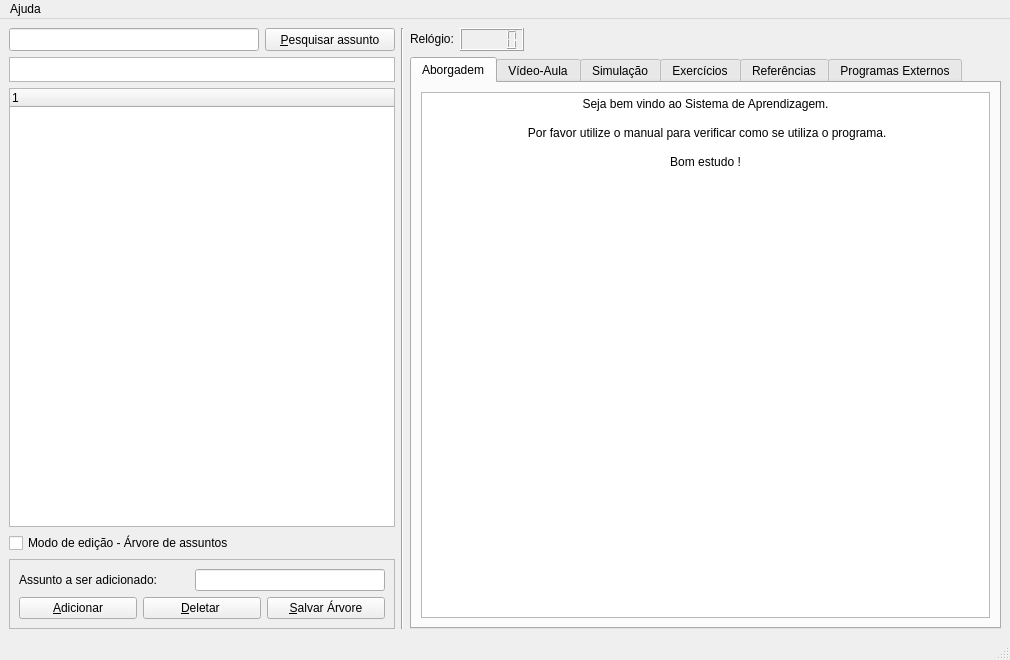
<?xml version="1.0" encoding="UTF-8"?>
<ui version="4.0">
 <class>MainWindow</class>
 <widget class="QMainWindow" name="MainWindow">
  <property name="windowModality">
   <enum>Qt::NonModal</enum>
  </property>
  <property name="geometry">
   <rect>
    <x>0</x>
    <y>0</y>
    <width>1010</width>
    <height>660</height>
   </rect>
  </property>
  <property name="minimumSize">
   <size>
    <width>400</width>
    <height>400</height>
   </size>
  </property>
  <property name="font">
   <font>
    <weight>50</weight>
    <italic>false</italic>
    <bold>false</bold>
    <underline>false</underline>
    <strikeout>false</strikeout>
    <stylestrategy>PreferAntialias</stylestrategy>
   </font>
  </property>
  <property name="cursor">
   <cursorShape>ArrowCursor</cursorShape>
  </property>
  <property name="windowTitle">
   <string>SATEC - Sistema de Aprendizagem - GNU Radio</string>
  </property>
  <property name="windowIcon">
   <iconset>
    <normaloff>../Icone.png</normaloff>../Icone.png</iconset>
  </property>
  <property name="toolButtonStyle">
   <enum>Qt::ToolButtonIconOnly</enum>
  </property>
  <property name="documentMode">
   <bool>false</bool>
  </property>
  <property name="dockOptions">
   <set>QMainWindow::AllowTabbedDocks|QMainWindow::AnimatedDocks</set>
  </property>
  <property name="unifiedTitleAndToolBarOnMac">
   <bool>false</bool>
  </property>
  <widget class="QWidget" name="centralwidget">
   <layout class="QGridLayout" name="gridLayout_3">
    <item row="0" column="0">
     <widget class="QLineEdit" name="lineSearch">
      <property name="sizePolicy">
       <sizepolicy hsizetype="Expanding" vsizetype="Minimum">
        <horstretch>0</horstretch>
        <verstretch>0</verstretch>
       </sizepolicy>
      </property>
      <property name="maximumSize">
       <size>
        <width>250</width>
        <height>16777215</height>
       </size>
      </property>
     </widget>
    </item>
    <item row="0" column="1">
     <widget class="QPushButton" name="buttonPesquisar">
      <property name="maximumSize">
       <size>
        <width>180</width>
        <height>27</height>
       </size>
      </property>
      <property name="text">
       <string>&amp;Pesquisar assunto</string>
      </property>
     </widget>
    </item>
    <item row="0" column="2" rowspan="5">
     <widget class="Line" name="line">
      <property name="orientation">
       <enum>Qt::Vertical</enum>
      </property>
     </widget>
    </item>
    <item row="0" column="3">
     <widget class="QLabel" name="label_2">
      <property name="text">
       <string>&lt;html&gt;&lt;head/&gt;&lt;body&gt;&lt;p&gt;Relógio:&lt;/p&gt;&lt;/body&gt;&lt;/html&gt;</string>
      </property>
      <property name="textFormat">
       <enum>Qt::RichText</enum>
      </property>
     </widget>
    </item>
    <item row="0" column="4">
     <widget class="QLCDNumber" name="lcdNumber">
      <property name="palette">
       <palette>
        <active>
         <colorrole role="WindowText">
          <brush brushstyle="SolidPattern">
           <color alpha="255">
            <red>255</red>
            <green>255</green>
            <blue>255</blue>
           </color>
          </brush>
         </colorrole>
        </active>
        <inactive>
         <colorrole role="WindowText">
          <brush brushstyle="SolidPattern">
           <color alpha="255">
            <red>255</red>
            <green>255</green>
            <blue>255</blue>
           </color>
          </brush>
         </colorrole>
        </inactive>
        <disabled>
         <colorrole role="WindowText">
          <brush brushstyle="SolidPattern">
           <color alpha="255">
            <red>159</red>
            <green>158</green>
            <blue>158</blue>
           </color>
          </brush>
         </colorrole>
        </disabled>
       </palette>
      </property>
     </widget>
    </item>
    <item row="0" column="5">
     <spacer name="horizontalSpacer">
      <property name="orientation">
       <enum>Qt::Horizontal</enum>
      </property>
      <property name="sizeHint" stdset="0">
       <size>
        <width>420</width>
        <height>20</height>
       </size>
      </property>
     </spacer>
    </item>
    <item row="1" column="0" colspan="2">
     <widget class="QListWidget" name="listPossibles">
      <property name="sizePolicy">
       <sizepolicy hsizetype="Minimum" vsizetype="MinimumExpanding">
        <horstretch>0</horstretch>
        <verstretch>0</verstretch>
       </sizepolicy>
      </property>
      <property name="maximumSize">
       <size>
        <width>415</width>
        <height>25</height>
       </size>
      </property>
     </widget>
    </item>
    <item row="1" column="3" rowspan="4" colspan="3">
     <widget class="QTabWidget" name="tabWidget">
      <property name="acceptDrops">
       <bool>false</bool>
      </property>
      <property name="autoFillBackground">
       <bool>false</bool>
      </property>
      <property name="currentIndex">
       <number>0</number>
      </property>
      <widget class="QWidget" name="tabAbordagem">
       <attribute name="title">
        <string>Aborgadem</string>
       </attribute>
       <layout class="QGridLayout" name="gridLayout_2">
        <item row="0" column="0">
         <widget class="QTextBrowser" name="textAbordagem">
          <property name="frameShape">
           <enum>QFrame::StyledPanel</enum>
          </property>
          <property name="frameShadow">
           <enum>QFrame::Plain</enum>
          </property>
          <property name="html">
           <string>&lt;!DOCTYPE HTML PUBLIC &quot;-//W3C//DTD HTML 4.0//EN&quot; &quot;http://www.w3.org/TR/REC-html40/strict.dtd&quot;&gt;
&lt;html&gt;&lt;head&gt;&lt;meta name=&quot;qrichtext&quot; content=&quot;1&quot; /&gt;&lt;style type=&quot;text/css&quot;&gt;
p, li { white-space: pre-wrap; }
&lt;/style&gt;&lt;/head&gt;&lt;body style=&quot; font-family:'Sans'; font-size:10pt; font-weight:400; font-style:normal;&quot;&gt;
&lt;p align=&quot;center&quot; style=&quot; margin-top:0px; margin-bottom:0px; margin-left:0px; margin-right:0px; -qt-block-indent:0; text-indent:0px;&quot;&gt;&lt;span style=&quot; font-family:'Ubuntu'; font-size:9pt;&quot;&gt;Seja bem vindo ao Sistema de Aprendizagem.&lt;br /&gt;&lt;/span&gt;&lt;/p&gt;
&lt;p align=&quot;center&quot; style=&quot; margin-top:0px; margin-bottom:0px; margin-left:0px; margin-right:0px; -qt-block-indent:0; text-indent:0px;&quot;&gt;&lt;span style=&quot; font-family:'Ubuntu'; font-size:9pt;&quot;&gt; Por favor utilize o manual para verificar como se utiliza o programa.&lt;br /&gt;&lt;br /&gt;Bom estudo !&lt;br /&gt;&lt;br /&gt;&lt;/span&gt;&lt;/p&gt;&lt;/body&gt;&lt;/html&gt;</string>
          </property>
          <property name="openExternalLinks">
           <bool>true</bool>
          </property>
         </widget>
        </item>
       </layout>
      </widget>
      <widget class="QWidget" name="tabVideoAula">
       <attribute name="title">
        <string>Vídeo-Aula</string>
       </attribute>
       <layout class="QGridLayout" name="gridLayout_5">
        <item row="0" column="0">
         <layout class="QVBoxLayout" name="verticalLayout_4">
          <item>
           <widget class="Phonon::VideoPlayer" name="videoPlayer"/>
          </item>
          <item>
           <widget class="Phonon::SeekSlider" name="seekSlider"/>
          </item>
          <item>
           <layout class="QHBoxLayout" name="horizontalLayout_4">
            <item>
             <widget class="QLabel" name="label_3">
              <property name="text">
               <string>Volume:</string>
              </property>
             </widget>
            </item>
            <item>
             <widget class="Phonon::VolumeSlider" name="volumeSlider"/>
            </item>
            <item>
             <widget class="QPushButton" name="buttonReproduzir">
              <property name="text">
               <string>Reproduzir</string>
              </property>
             </widget>
            </item>
            <item>
             <widget class="QPushButton" name="buttonPausar">
              <property name="text">
               <string>Pausar</string>
              </property>
             </widget>
            </item>
           </layout>
          </item>
         </layout>
        </item>
       </layout>
      </widget>
      <widget class="QWidget" name="tabSimulacao">
       <attribute name="title">
        <string>Simulação</string>
       </attribute>
       <layout class="QGridLayout" name="gridLayout_4">
        <item row="0" column="0">
         <layout class="QVBoxLayout" name="verticalLayout">
          <item>
           <widget class="QTextBrowser" name="textExplicacao">
            <property name="html">
             <string>&lt;!DOCTYPE HTML PUBLIC &quot;-//W3C//DTD HTML 4.0//EN&quot; &quot;http://www.w3.org/TR/REC-html40/strict.dtd&quot;&gt;
&lt;html&gt;&lt;head&gt;&lt;meta name=&quot;qrichtext&quot; content=&quot;1&quot; /&gt;&lt;style type=&quot;text/css&quot;&gt;
p, li { white-space: pre-wrap; }
&lt;/style&gt;&lt;/head&gt;&lt;body style=&quot; font-family:'Sans'; font-size:10pt; font-weight:400; font-style:normal;&quot;&gt;
&lt;p style=&quot; margin-top:0px; margin-bottom:0px; margin-left:0px; margin-right:0px; -qt-block-indent:0; text-indent:0px;&quot;&gt;&lt;span style=&quot; font-family:'Ubuntu'; font-size:9pt;&quot;&gt;Texto sobre explicação da simulação atual.&lt;/span&gt;&lt;/p&gt;
&lt;p style=&quot;-qt-paragraph-type:empty; margin-top:0px; margin-bottom:0px; margin-left:0px; margin-right:0px; -qt-block-indent:0; text-indent:0px; font-family:'Ubuntu'; font-size:9pt;&quot;&gt;&lt;/p&gt;
&lt;p style=&quot; margin-top:0px; margin-bottom:0px; margin-left:0px; margin-right:0px; -qt-block-indent:0; text-indent:0px;&quot;&gt;&lt;span style=&quot; font-family:'Ubuntu'; font-size:9pt;&quot;&gt;&lt;br /&gt;&lt;/span&gt;&lt;/p&gt;&lt;/body&gt;&lt;/html&gt;</string>
            </property>
           </widget>
          </item>
          <item>
           <layout class="QHBoxLayout" name="horizontalLayout_2">
            <item>
             <spacer name="horizontalSpacer_2">
              <property name="orientation">
               <enum>Qt::Horizontal</enum>
              </property>
              <property name="sizeHint" stdset="0">
               <size>
                <width>40</width>
                <height>20</height>
               </size>
              </property>
             </spacer>
            </item>
            <item>
             <widget class="QPushButton" name="buttonSimular">
              <property name="text">
               <string>&amp;Simular</string>
              </property>
             </widget>
            </item>
            <item>
             <spacer name="horizontalSpacer_3">
              <property name="orientation">
               <enum>Qt::Horizontal</enum>
              </property>
              <property name="sizeHint" stdset="0">
               <size>
                <width>40</width>
                <height>20</height>
               </size>
              </property>
             </spacer>
            </item>
           </layout>
          </item>
         </layout>
        </item>
       </layout>
      </widget>
      <widget class="QWidget" name="tabExercicios">
       <attribute name="title">
        <string>Exercícios</string>
       </attribute>
       <layout class="QGridLayout" name="gridLayout_7">
        <item row="0" column="0">
         <widget class="QTextBrowser" name="textExercicio">
          <property name="frameShape">
           <enum>QFrame::StyledPanel</enum>
          </property>
          <property name="frameShadow">
           <enum>QFrame::Plain</enum>
          </property>
          <property name="html">
           <string>&lt;!DOCTYPE HTML PUBLIC &quot;-//W3C//DTD HTML 4.0//EN&quot; &quot;http://www.w3.org/TR/REC-html40/strict.dtd&quot;&gt;
&lt;html&gt;&lt;head&gt;&lt;meta name=&quot;qrichtext&quot; content=&quot;1&quot; /&gt;&lt;style type=&quot;text/css&quot;&gt;
p, li { white-space: pre-wrap; }
&lt;/style&gt;&lt;/head&gt;&lt;body style=&quot; font-family:'Sans'; font-size:10pt; font-weight:400; font-style:normal;&quot;&gt;
&lt;p style=&quot; margin-top:0px; margin-bottom:0px; margin-left:0px; margin-right:0px; -qt-block-indent:0; text-indent:0px;&quot;&gt;&lt;span style=&quot; font-family:'Ubuntu'; font-size:9pt;&quot;&gt;Texto sobre os exercícios do assunto atual.&lt;/span&gt;&lt;/p&gt;
&lt;p style=&quot;-qt-paragraph-type:empty; margin-top:0px; margin-bottom:0px; margin-left:0px; margin-right:0px; -qt-block-indent:0; text-indent:0px; font-family:'Ubuntu'; font-size:9pt;&quot;&gt;&lt;/p&gt;
&lt;p style=&quot; margin-top:0px; margin-bottom:0px; margin-left:0px; margin-right:0px; -qt-block-indent:0; text-indent:0px;&quot;&gt;&lt;span style=&quot; font-family:'Ubuntu'; font-size:9pt;&quot;&gt;&lt;br /&gt;&lt;/span&gt;&lt;/p&gt;&lt;/body&gt;&lt;/html&gt;</string>
          </property>
          <property name="openExternalLinks">
           <bool>true</bool>
          </property>
         </widget>
        </item>
       </layout>
      </widget>
      <widget class="QWidget" name="tabReferencias">
       <attribute name="title">
        <string>Referências</string>
       </attribute>
       <layout class="QGridLayout" name="gridLayout_6">
        <item row="0" column="0">
         <widget class="QTextBrowser" name="textReferencias">
          <property name="frameShape">
           <enum>QFrame::StyledPanel</enum>
          </property>
          <property name="frameShadow">
           <enum>QFrame::Plain</enum>
          </property>
          <property name="html">
           <string>&lt;!DOCTYPE HTML PUBLIC &quot;-//W3C//DTD HTML 4.0//EN&quot; &quot;http://www.w3.org/TR/REC-html40/strict.dtd&quot;&gt;
&lt;html&gt;&lt;head&gt;&lt;meta name=&quot;qrichtext&quot; content=&quot;1&quot; /&gt;&lt;style type=&quot;text/css&quot;&gt;
p, li { white-space: pre-wrap; }
&lt;/style&gt;&lt;/head&gt;&lt;body style=&quot; font-family:'Sans'; font-size:10pt; font-weight:400; font-style:normal;&quot;&gt;
&lt;p style=&quot; margin-top:0px; margin-bottom:0px; margin-left:0px; margin-right:0px; -qt-block-indent:0; text-indent:0px;&quot;&gt;&lt;span style=&quot; font-family:'Ubuntu'; font-size:9pt;&quot;&gt;Texto sobre as referências do assunto atual.&lt;/span&gt;&lt;/p&gt;
&lt;p style=&quot;-qt-paragraph-type:empty; margin-top:0px; margin-bottom:0px; margin-left:0px; margin-right:0px; -qt-block-indent:0; text-indent:0px; font-family:'Ubuntu'; font-size:9pt;&quot;&gt;&lt;/p&gt;
&lt;p style=&quot; margin-top:0px; margin-bottom:0px; margin-left:0px; margin-right:0px; -qt-block-indent:0; text-indent:0px;&quot;&gt;&lt;span style=&quot; font-family:'Ubuntu'; font-size:9pt;&quot;&gt;&lt;br /&gt;&lt;/span&gt;&lt;/p&gt;&lt;/body&gt;&lt;/html&gt;</string>
          </property>
          <property name="openExternalLinks">
           <bool>true</bool>
          </property>
         </widget>
        </item>
       </layout>
      </widget>
      <widget class="QWidget" name="tab">
       <attribute name="title">
        <string>Programas Externos</string>
       </attribute>
       <layout class="QFormLayout" name="formLayout">
        <item row="4" column="0">
         <widget class="QRadioButton" name="radioNavegador">
          <property name="text">
           <string>Navegador</string>
          </property>
         </widget>
        </item>
        <item row="3" column="0">
         <widget class="QRadioButton" name="radioAudacity">
          <property name="text">
           <string>Audacity</string>
          </property>
         </widget>
        </item>
        <item row="2" column="0">
         <widget class="QRadioButton" name="radioGedit">
          <property name="text">
           <string>Gedit</string>
          </property>
         </widget>
        </item>
        <item row="1" column="0">
         <widget class="QRadioButton" name="radioGnu">
          <property name="text">
           <string>GNU Radio</string>
          </property>
         </widget>
        </item>
        <item row="5" column="0">
         <widget class="QPushButton" name="buttonAbrir">
          <property name="text">
           <string>Abrir</string>
          </property>
         </widget>
        </item>
       </layout>
      </widget>
     </widget>
    </item>
    <item row="3" column="0" colspan="2">
     <widget class="QCheckBox" name="checkEdicao">
      <property name="layoutDirection">
       <enum>Qt::LeftToRight</enum>
      </property>
      <property name="text">
       <string>Modo de edição - Árvore de assuntos</string>
      </property>
      <property name="tristate">
       <bool>false</bool>
      </property>
     </widget>
    </item>
    <item row="4" column="0" colspan="2">
     <widget class="QFrame" name="widgetEditarArvore">
      <property name="frameShape">
       <enum>QFrame::StyledPanel</enum>
      </property>
      <property name="frameShadow">
       <enum>QFrame::Raised</enum>
      </property>
      <layout class="QGridLayout" name="gridLayout">
       <item row="0" column="0">
        <layout class="QHBoxLayout" name="horizontalLayout_3">
         <item>
          <widget class="QLabel" name="labelEditarArvore">
           <property name="minimumSize">
            <size>
             <width>170</width>
             <height>0</height>
            </size>
           </property>
           <property name="maximumSize">
            <size>
             <width>175</width>
             <height>16777215</height>
            </size>
           </property>
           <property name="text">
            <string>Assunto a ser adicionado:</string>
           </property>
          </widget>
         </item>
         <item>
          <widget class="QLineEdit" name="lineAdicionar">
           <property name="enabled">
            <bool>true</bool>
           </property>
           <property name="minimumSize">
            <size>
             <width>190</width>
             <height>0</height>
            </size>
           </property>
           <property name="maximumSize">
            <size>
             <width>370</width>
             <height>16777215</height>
            </size>
           </property>
          </widget>
         </item>
        </layout>
       </item>
       <item row="1" column="0">
        <layout class="QHBoxLayout" name="horizontalLayout">
         <item>
          <widget class="QPushButton" name="buttonAdicionar">
           <property name="enabled">
            <bool>true</bool>
           </property>
           <property name="minimumSize">
            <size>
             <width>110</width>
             <height>0</height>
            </size>
           </property>
           <property name="text">
            <string>&amp;Adicionar</string>
           </property>
          </widget>
         </item>
         <item>
          <widget class="QPushButton" name="buttonDeletar">
           <property name="enabled">
            <bool>true</bool>
           </property>
           <property name="minimumSize">
            <size>
             <width>110</width>
             <height>0</height>
            </size>
           </property>
           <property name="text">
            <string>&amp;Deletar </string>
           </property>
          </widget>
         </item>
         <item>
          <widget class="QPushButton" name="buttonSalvar">
           <property name="enabled">
            <bool>true</bool>
           </property>
           <property name="minimumSize">
            <size>
             <width>110</width>
             <height>0</height>
            </size>
           </property>
           <property name="maximumSize">
            <size>
             <width>145</width>
             <height>27</height>
            </size>
           </property>
           <property name="text">
            <string>&amp;Salvar Árvore</string>
           </property>
          </widget>
         </item>
        </layout>
       </item>
      </layout>
     </widget>
    </item>
    <item row="2" column="0" colspan="2">
     <widget class="QTreeWidget" name="treeAssuntos">
      <property name="maximumSize">
       <size>
        <width>415</width>
        <height>16777215</height>
       </size>
      </property>
      <property name="animated">
       <bool>true</bool>
      </property>
      <column>
       <property name="text">
        <string notr="true">1</string>
       </property>
      </column>
     </widget>
    </item>
   </layout>
  </widget>
  <widget class="QMenuBar" name="menubar">
   <property name="geometry">
    <rect>
     <x>0</x>
     <y>0</y>
     <width>1010</width>
     <height>23</height>
    </rect>
   </property>
   <widget class="QMenu" name="menuSobre">
    <property name="title">
     <string>Ajuda</string>
    </property>
    <addaction name="actionSobre"/>
    <addaction name="actionSobre_Qt"/>
   </widget>
   <addaction name="menuSobre"/>
  </widget>
  <widget class="QStatusBar" name="statusbar"/>
  <action name="actionSobre">
   <property name="text">
    <string>Sobre</string>
   </property>
  </action>
  <action name="actionSobre_Qt">
   <property name="text">
    <string>Sobre Qt</string>
   </property>
  </action>
 </widget>
 <customwidgets>
  <customwidget>
   <class>Phonon::VideoPlayer</class>
   <extends>QWidget</extends>
   <header location="global">phonon/videoplayer.h</header>
  </customwidget>
  <customwidget>
   <class>Phonon::SeekSlider</class>
   <extends>QWidget</extends>
   <header location="global">phonon/seekslider.h</header>
  </customwidget>
  <customwidget>
   <class>Phonon::VolumeSlider</class>
   <extends>QWidget</extends>
   <header location="global">phonon/volumeslider.h</header>
  </customwidget>
 </customwidgets>
 <resources/>
 <connections/>
</ui>
